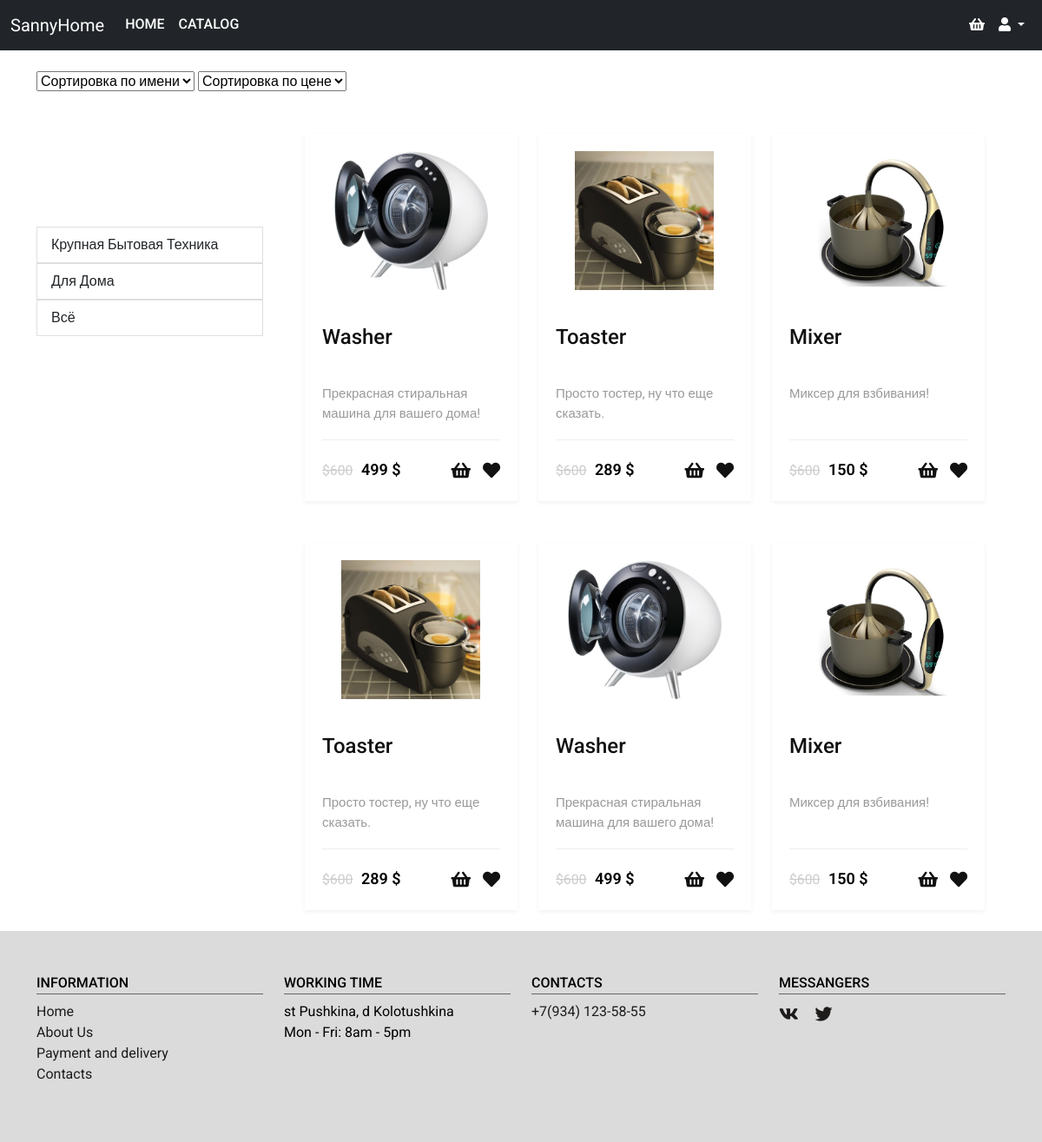
/index.php?page=catalog, run on the app's committed database.
### tables this page shows
CREATE TABLE `category` (
  `id_category` int NOT NULL,
  `name` varchar(45) DEFAULT NULL
);

CREATE TABLE `products` (
  `id` int NOT NULL,
  `name` varchar(45) NOT NULL,
  `category` int NOT NULL,
  `desc` longtext NOT NULL,
  `imgs` varchar(45) NOT NULL,
  `price` int NOT NULL,
  `productscol` varchar(45) NOT NULL
);

### templates/catalog.php (the view, shortened to what this page needs)
<div class="container content">
	<div class="sort-block mb-4 mt-4">
		<form action="">
			<select onchange="location=value">
				<option value="" selected="selected">Сортировка по имени</option>
			</select>
			<select onchange="location=value">
				<option value="" selected="selected">Сортировка по цене</option>
			</select>
		</form>
	</div>
	<div class="row">
		<div class="col-lg-3">
			<ul class="list-group">
				<?php
				$sql_cat = $link->query("select * from `category`");
				foreach ($sql_cat as $cat) : ?>
					<a href="index.php?page=product_cat&id_cat=<?php echo $cat['id_category']; ?>">
						<li class="list-group-item"><?php echo $cat['name']; ?></li>
					</a>
				<?php endforeach; ?>
				<a href="index.php?page=product_cat&id_cat=0">
					<li class="list-group-item">Всё</li>
				</a>
			</ul>
		</div>
		<div class="col-md-9">
			<section class="main-content">
				<div class="container">
					<div class="row">
						<?php foreach ($sql as $good) : ?>
							<div class="col-lg-4 col-sm-4 mb-4 mt-4">
								<div class="product-card">
									<div class="product-thumb"><a href="index.php?page=tovarCart&id=<?php echo $good['id'] ?>"><img src="<?php echo $good['imgs']; ?>" alt=""></a>
									</div>
									<div class="product-details">
										<h4><a href="index.php?page=tovarCart&id=<?php echo $good['id'] ?>"><?php echo $good['name']; ?></a></h4>
										<p><?php echo $good['desc']; ?></p>
										<div class="product-bottom-details d-flex justify-content-between">
											<div class="product-price">
												<small>$600</small> <?php echo $good['price'] . " $"; ?>
											</div>
											<div class="product-links">
												<a href="#"><i class="fas fa-shopping-basket"></i></a>
												<a href="#"><i class="fas fa-heart"></i></a>
											</div>
										</div>
									</div>
								</div>
							</div>
						<?php endforeach; ?>
					</div>
				</div>
			</section>
		</div>
	</div>
</div>

### styles/style.css (style rules this page uses)
html { font-size: 16px; }
body { font-family: 'Roboto', sans-serif; font-size: 16px; font-weight: 400; color: #000; background-color: #fff; min-width: 320px; }
img { max-width: 100%; height: auto; }
a { color: #111; }
.product-card { box-shadow: 0 2px 5px 0 rgba(0, 0, 0, 0.06); transition: all .3s; }
.product-thumb a { display: flex; align-items: center; justify-content: center; height: 200px; padding: 20px; }
.product-thumb img { max-width: 100%; max-height: 100%; }
.product-details { padding: 20px; }
.product-details h4 a { font-weight: 500; display: block; height: 60px; overflow: hidden; text-decoration: none; }
.product-details p { font-size: 15px; margin-bottom: 20px; color: #999; height: 44px; overflow: hidden; }
.product-bottom-details { overflow: hidden; border-top: 1px solid #eee; padding-top: 20px; }
.product-price { font-size: 18px; font-weight: 600; }
.product-price small { color: #ccc; font-weight: 400; text-decoration: line-through; margin-right: 5px; }
.product-links a { font-size: 20px; margin-left: 10px; text-decoration: none; }
.list-group a { text-decoration: none; }
.list-group { padding-top: 50%; }

### data on the page
category: name "Крупная Бытовая Техника"
category: name "Для Дома"
products: name "Washer", desc "Прекрасная стиральная машина для вашего дома!", price "499"
products: name "Toaster", desc "Просто тостер, ну что еще сказать.", price "289"
products: name "Mixer", desc "Миксер для взбивания!", price "150"
products: name "Toaster", desc "Просто тостер, ну что еще сказать.", price "289"
products: name "Washer", desc "Прекрасная стиральная машина для вашего дома!", price "499"
products: name "Mixer", desc "Миксер для взбивания!", price "150"
